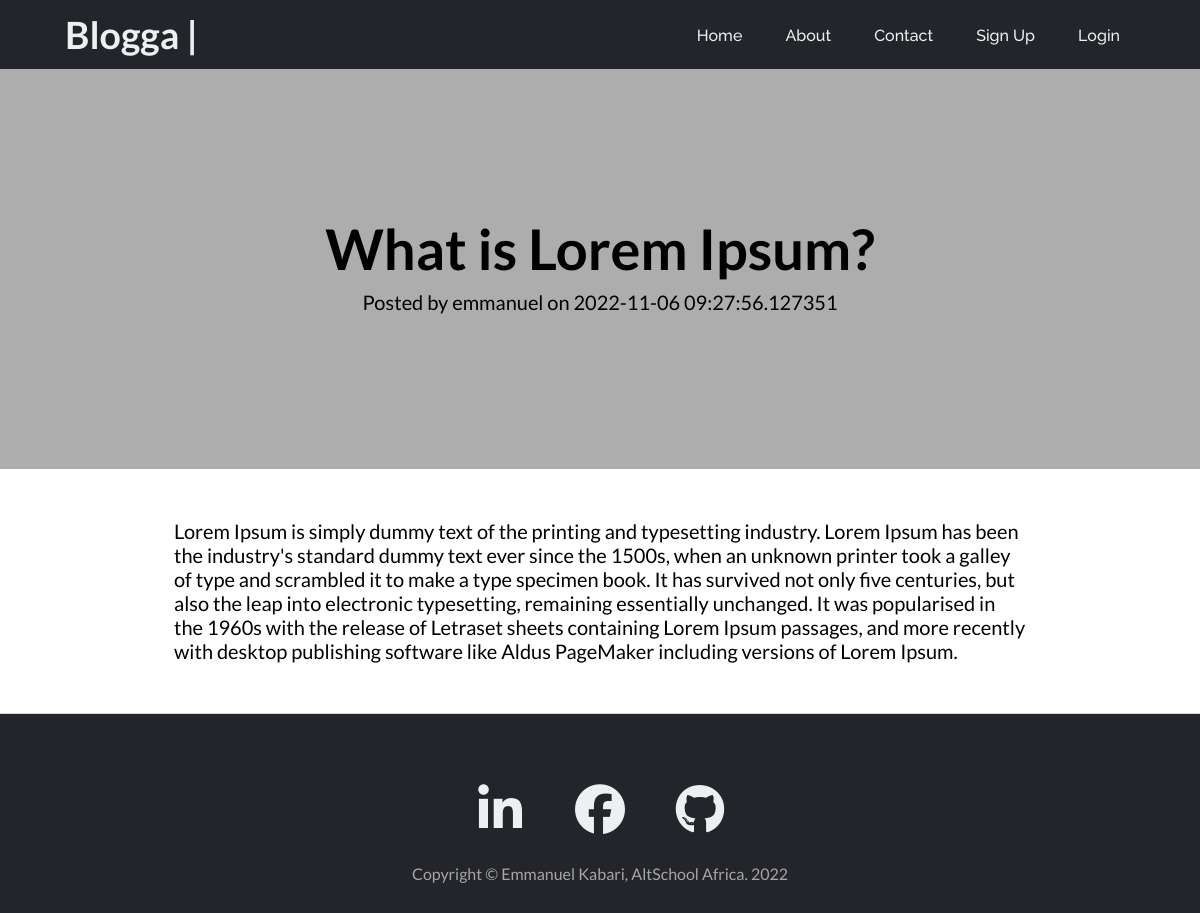
The app's page /blogposts/post/2, older data.
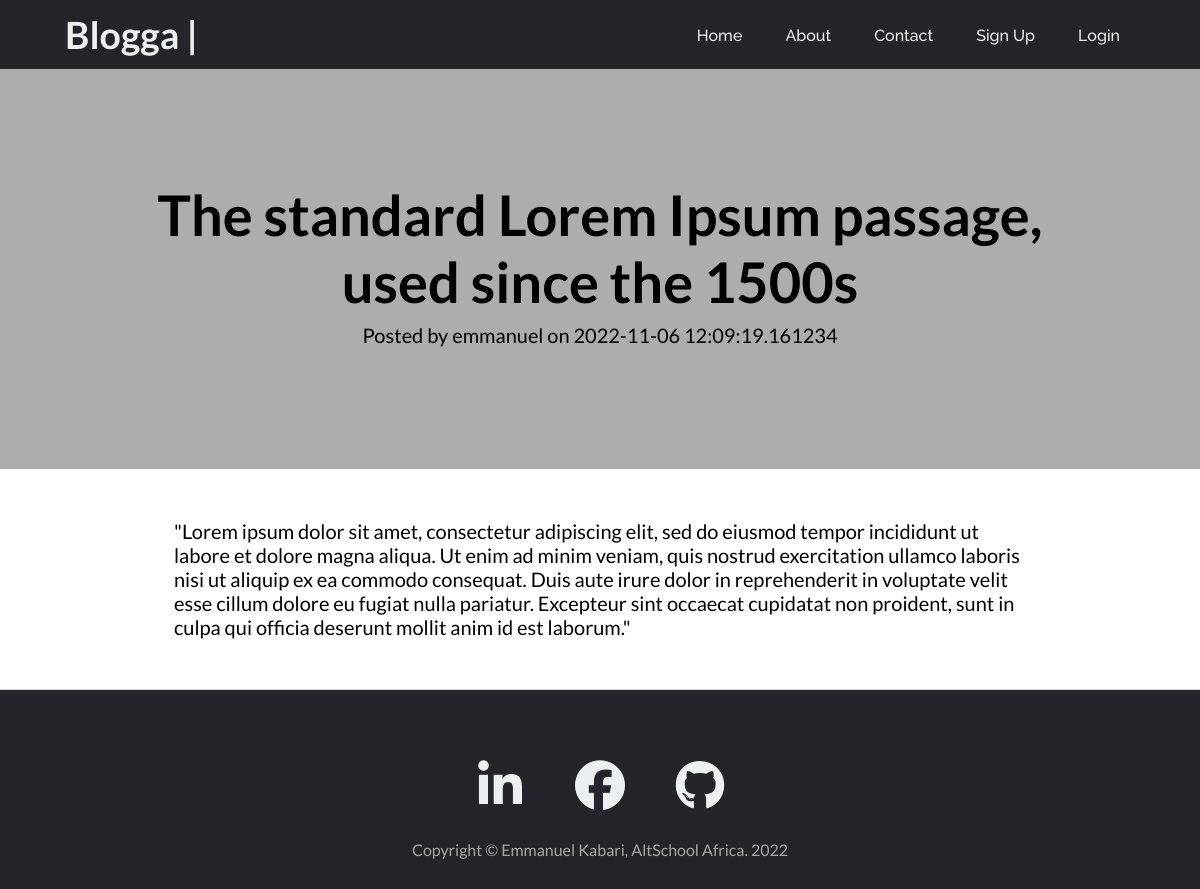
The same page, newer data.
### app.py (models this page shows, shortened)
class BlogPost(db.Model):
    __tablename__ = 'blog_post'
    id = db.Column(db.Integer(), primary_key=True)
    caption = db.Column(db.String(), nullable=False)
    content = db.Column(db.String(), nullable=False)
    owner_id = db.Column(db.Integer(), db.ForeignKey(
        'users.id'), nullable=False)
    date_created = db.Column(db.DateTime(), default=datetime.utcnow)

### app.py (the view)
@app.route('/blogposts/post/<int:id>', methods=['GET', 'POST'])
def view_post(id):
    post = BlogPost.query.get_or_404(id)
    return render_template('post.html', post=post)

### templates/post.html (shortened to what this page needs)
{% extends 'base.html' %}
{% block content %}
<div class="post-hero">
    <div class="post-container position-relative px-4 px-lg-5">
        <div class="row gx-4 gx-lg-5 justify-content-center">
            <div class="col">
                <div class="post-heading">
                    <h1>{{post.caption}}</h1>
                    <span class="meta">
                        Posted by
                        {{ post.owner.username }}
                        on {{post.date_created}}
                    </span>
                </div>
            </div>
        </div>
    </div>
</div>
<article class="article-section">
    <div class="article-container">
        <div class="article-row">
            <div class="article-content">
                <p>{{post.content}}</p>
            </div>
        </div>
    </div>
</article>
{% endblock %}

Row changes from the older to the newer data that the page shows:
changed BlogPost: caption "What is Lorem Ipsum?" → "The standard Lorem Ipsum passage, used since the 1500s"; date_created "2022-11-06 09:27:56.127351" → "2022-11-06 12:09:19.161234"; content "Lorem Ipsum is simply dummy text of the printing and typesetting industry. Lorem Ipsum has been the industry's standard dummy text ever since the 1500s, when an unknown printer took a galley of type and scrambled it to make a type specimen book. It has survived not only five centuries, but also the leap into electronic typesetting, remaining essentially unchanged. It was popularised in the 1960s with the release of Letraset sheets containing Lorem Ipsum passages, and more recently with desktop publishing software like Aldus PageMaker including versions of Lorem Ipsum." → "\"Lorem ipsum dolor sit amet, consectetur adipiscing elit, sed do eiusmod tempor incididunt ut labore et dolore magna aliqua. Ut enim ad minim veniam, quis nostrud exercitation ullamco laboris nisi ut aliquip ex ea commodo consequat. Duis aute irure dolor in reprehenderit in voluptate velit esse cillum dolore eu fugiat nulla pariatur. Excepteur sint occaecat cupidatat non proident, sunt in culpa qui officia deserunt mollit anim id est laborum.\""
